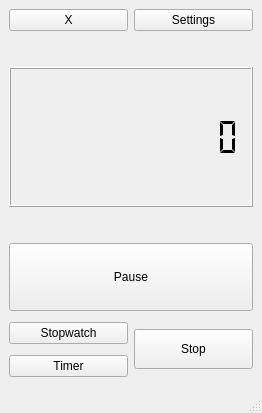
<?xml version="1.0" encoding="UTF-8"?>
<ui version="4.0">
 <class>MainWindow</class>
 <widget class="QMainWindow" name="MainWindow">
  <property name="geometry">
   <rect>
    <x>0</x>
    <y>0</y>
    <width>262</width>
    <height>413</height>
   </rect>
  </property>
  <property name="windowTitle">
   <string>MainWindow</string>
  </property>
  <widget class="QWidget" name="centralwidget">
   <layout class="QGridLayout" name="gridLayout">
    <item row="3" column="0">
     <widget class="QLCDNumber" name="secsDisplay">
      <property name="sizePolicy">
       <sizepolicy hsizetype="Minimum" vsizetype="Minimum">
        <horstretch>0</horstretch>
        <verstretch>0</verstretch>
       </sizepolicy>
      </property>
      <property name="minimumSize">
       <size>
        <width>0</width>
        <height>12</height>
       </size>
      </property>
      <property name="smallDecimalPoint">
       <bool>true</bool>
      </property>
      <property name="digitCount">
       <number>10</number>
      </property>
      <property name="segmentStyle">
       <enum>QLCDNumber::Flat</enum>
      </property>
     </widget>
    </item>
    <item row="4" column="0">
     <spacer name="verticalSpacer_4">
      <property name="orientation">
       <enum>Qt::Vertical</enum>
      </property>
      <property name="sizeType">
       <enum>QSizePolicy::Fixed</enum>
      </property>
      <property name="sizeHint" stdset="0">
       <size>
        <width>20</width>
        <height>30</height>
       </size>
      </property>
     </spacer>
    </item>
    <item row="0" column="0">
     <layout class="QHBoxLayout" name="horizontalLayout">
      <item>
       <widget class="QPushButton" name="_exec66">
        <property name="text">
         <string>X</string>
        </property>
       </widget>
      </item>
      <item>
       <widget class="QPushButton" name="openSettingsPopup">
        <property name="text">
         <string>Settings</string>
        </property>
       </widget>
      </item>
     </layout>
    </item>
    <item row="1" column="0">
     <spacer name="verticalSpacer_7">
      <property name="orientation">
       <enum>Qt::Vertical</enum>
      </property>
      <property name="sizeType">
       <enum>QSizePolicy::Fixed</enum>
      </property>
      <property name="sizeHint" stdset="0">
       <size>
        <width>20</width>
        <height>30</height>
       </size>
      </property>
     </spacer>
    </item>
    <item row="5" column="0">
     <layout class="QVBoxLayout" name="verticalLayout">
      <item>
       <widget class="QPushButton" name="pauseTimer">
        <property name="sizePolicy">
         <sizepolicy hsizetype="Minimum" vsizetype="Minimum">
          <horstretch>0</horstretch>
          <verstretch>0</verstretch>
         </sizepolicy>
        </property>
        <property name="text">
         <string>Pause</string>
        </property>
       </widget>
      </item>
      <item>
       <layout class="QHBoxLayout" name="horizontalLayout_2">
        <item>
         <layout class="QVBoxLayout" name="verticalLayout_2">
          <property name="spacing">
           <number>1</number>
          </property>
          <item>
           <spacer name="verticalSpacer_5">
            <property name="orientation">
             <enum>Qt::Vertical</enum>
            </property>
            <property name="sizeType">
             <enum>QSizePolicy::Fixed</enum>
            </property>
            <property name="sizeHint" stdset="0">
             <size>
              <width>20</width>
              <height>5</height>
             </size>
            </property>
           </spacer>
          </item>
          <item>
           <widget class="QPushButton" name="infiniteStopwatch">
            <property name="cursor">
             <cursorShape>PointingHandCursor</cursorShape>
            </property>
            <property name="text">
             <string>Stopwatch</string>
            </property>
           </widget>
          </item>
          <item>
           <spacer name="verticalSpacer_2">
            <property name="orientation">
             <enum>Qt::Vertical</enum>
            </property>
            <property name="sizeType">
             <enum>QSizePolicy::Fixed</enum>
            </property>
            <property name="sizeHint" stdset="0">
             <size>
              <width>20</width>
              <height>10</height>
             </size>
            </property>
           </spacer>
          </item>
          <item>
           <widget class="QPushButton" name="finiteStopwatch">
            <property name="cursor">
             <cursorShape>PointingHandCursor</cursorShape>
            </property>
            <property name="text">
             <string>Timer</string>
            </property>
           </widget>
          </item>
          <item>
           <spacer name="verticalSpacer_3">
            <property name="orientation">
             <enum>Qt::Vertical</enum>
            </property>
            <property name="sizeType">
             <enum>QSizePolicy::Fixed</enum>
            </property>
            <property name="sizeHint" stdset="0">
             <size>
              <width>20</width>
              <height>5</height>
             </size>
            </property>
           </spacer>
          </item>
         </layout>
        </item>
        <item>
         <layout class="QVBoxLayout" name="verticalLayout_3">
          <item>
           <spacer name="verticalSpacer">
            <property name="orientation">
             <enum>Qt::Vertical</enum>
            </property>
            <property name="sizeType">
             <enum>QSizePolicy::Fixed</enum>
            </property>
            <property name="sizeHint" stdset="0">
             <size>
              <width>20</width>
              <height>5</height>
             </size>
            </property>
           </spacer>
          </item>
          <item>
           <widget class="QPushButton" name="killTimer">
            <property name="sizePolicy">
             <sizepolicy hsizetype="Minimum" vsizetype="Maximum">
              <horstretch>0</horstretch>
              <verstretch>0</verstretch>
             </sizepolicy>
            </property>
            <property name="minimumSize">
             <size>
              <width>0</width>
              <height>40</height>
             </size>
            </property>
            <property name="text">
             <string>Stop</string>
            </property>
           </widget>
          </item>
          <item>
           <spacer name="verticalSpacer_6">
            <property name="orientation">
             <enum>Qt::Vertical</enum>
            </property>
            <property name="sizeType">
             <enum>QSizePolicy::Fixed</enum>
            </property>
            <property name="sizeHint" stdset="0">
             <size>
              <width>20</width>
              <height>5</height>
             </size>
            </property>
           </spacer>
          </item>
         </layout>
        </item>
       </layout>
      </item>
     </layout>
    </item>
   </layout>
  </widget>
  <widget class="QStatusBar" name="statusbar"/>
  <action name="actionExit">
   <property name="text">
    <string>Exit</string>
   </property>
  </action>
  <action name="actionSettings">
   <property name="text">
    <string>Settings</string>
   </property>
  </action>
 </widget>
 <resources/>
 <connections/>
</ui>
